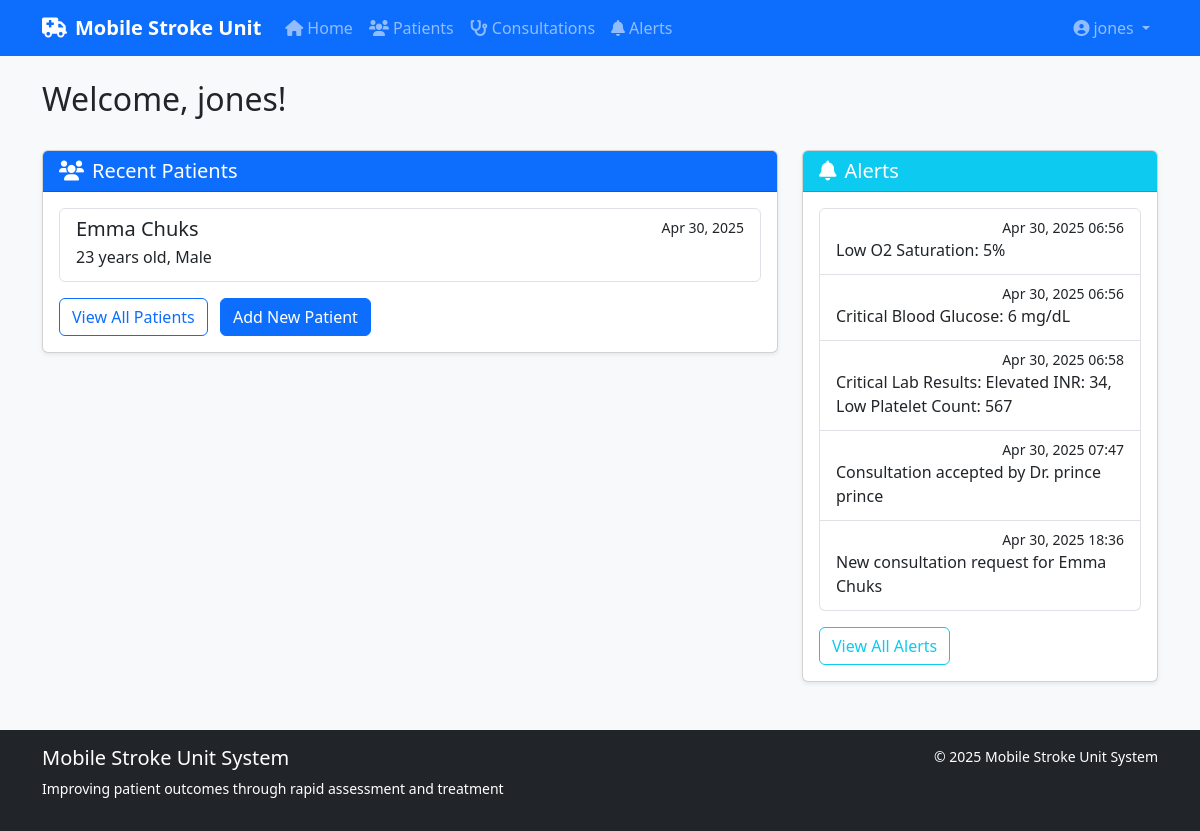
The app's page / (signed in) with its own data.
### stroke_app/models.py (models this page shows, shortened)
class Patient(models.Model):
    GENDER_CHOICES = (
        ('M', 'Male'),
        ('F', 'Female'),
        ('O', 'Other'),
    )
    first_name = models.CharField(max_length=100)
    last_name = models.CharField(max_length=100)
    age = models.IntegerField(validators=[MinValueValidator(0), MaxValueValidator(120)])
    gender = models.CharField(max_length=1, choices=GENDER_CHOICES)
    medical_history = models.TextField(blank=True)
    created_at = models.DateTimeField(auto_now_add=True)
    created_by = models.ForeignKey(User, on_delete=models.SET_NULL, null=True, related_name='created_patients')

class Alert(models.Model):
    PRIORITY_CHOICES = (
        ('low', 'Low'),
        ('medium', 'Medium'),
        ('high', 'High'),
        ('critical', 'Critical'),
    )
    TYPE_CHOICES = (
        ('vital_signs', 'Abnormal Vital Signs'),
        ('lab_results', 'Critical Lab Results'),
        ('imaging', 'Imaging Results Ready'),
        ('consultation', 'Consultation Request'),
        ('tpa', 'tPA Decision Required'),
        ('system', 'System Alert'),
    )
    patient = models.ForeignKey(Patient, on_delete=models.CASCADE, related_name='alerts', null=True, blank=True)
    consultation = models.ForeignKey(Consultation, on_delete=models.CASCADE, related_name='alerts', null=True, blank=True)
    created_at = models.DateTimeField(auto_now_add=True)
    priority = models.CharField(max_length=10, choices=PRIORITY_CHOICES, default='medium')
    alert_type = models.CharField(max_length=20, choices=TYPE_CHOICES)
    message = models.TextField()
    acknowledged = models.BooleanField(default=False)
    acknowledged_by = models.ForeignKey(User, on_delete=models.SET_NULL, null=True, blank=True, related_name='acknowledged_alerts')
    acknowledged_at = models.DateTimeField(null=True, blank=True)

### stroke_app/views.py (the view, shortened to what this page needs)
# urls.py: path('', views.home, name='home'),
def home(request):
    if request.user.is_authenticated:
        try:
            user_profile = request.user.profile
            role = user_profile.role
            alerts = Alert.objects.filter(acknowledged=False)
            context = {
                'alerts': alerts[:5],  # Limit to 5 alerts
                'role': role,  # Add role to context for template
            }
            if role == 'technician':
                patients = Patient.objects.filter(created_by=request.user).order_by('-created_at')[:5]
                consultations = Consultation.objects.filter(requested_by=request.user).order_by('-requested_at')[:5]
                context.update({
                    'patients': patients,
                    'consultations': consultations,
                })
            return render(request, 'home.html', context)
        except UserProfile.DoesNotExist:
            return render(request, 'profile_setup.html', {
                'no_profile': True,
                'message': 'Please complete your profile setup'
            })
    else:
        return render(request, 'home.html', {'not_authenticated': True})

### stroke_app/templates/home.html (shortened to what this page needs)
{% extends 'base.html' %}
{% block content %}
<div class="row mb-4">
    <div class="col">
        <h2>
            {% if user.is_authenticated %}
                Welcome, {{ user.get_full_name|default:user.username }}!
            {% else %}
                Welcome to the Mobile Stroke Unit System
            {% endif %}
        </h2>
    </div>
</div>
{% if user.is_authenticated %}
    {% if role == 'technician' %}
        <div class="row">
            <div class="col-md-8">
                <div class="card shadow-sm mb-4">
                    <div class="card-header bg-primary text-white">
                        <h5 class="mb-0"><i class="fas fa-users me-2"></i>Recent Patients</h5>
                    </div>
                    <div class="card-body">
                        {% if patients %}
                            <div class="list-group">
                                {% for patient in patients %}
                                    <a href="{% url 'patient_detail' patient.pk %}" class="list-group-item list-group-item-action">
                                        <div class="d-flex w-100 justify-content-between">
                                            <h5 class="mb-1">{{ patient.first_name }} {{ patient.last_name }}</h5>
                                            <small>{{ patient.created_at|date:"M d, Y" }}</small>
                                        </div>
                                        <p class="mb-1">{{ patient.age }} years old, {{ patient.get_gender_display }}</p>
                                    </a>
                                {% endfor %}
                            </div>
                            <div class="mt-3">
                                <a href="{% url 'patient_list' %}" class="btn btn-outline-primary">View All Patients</a>
                                <a href="{% url 'patient_create' %}" class="btn btn-primary ms-2">Add New Patient</a>
                            </div>
                        {% else %}
                            <p class="text-muted">No patients yet. <a href="{% url 'patient_create' %}">Add your first patient</a>.</p>
                        {% endif %}
                    </div>
                </div>
            </div>
            <div class="col-md-4">
                <div class="card shadow-sm mb-4">
                    <div class="card-header bg-info text-white">
                        <h5 class="mb-0"><i class="fas fa-bell me-2"></i>Alerts</h5>
                    </div>
                    <div class="card-body">
                        {% if alerts %}
                            <div class="list-group">
                                {% for alert in alerts %}
                                    <div class="list-group-item list-group-item-action">
                                        <div class="d-flex w-100 justify-content-between">
                                            <span class="badge bg-{{ alert.priority }}">{{ alert.get_priority_display }}</span>
                                            <small>{{ alert.created_at|date:"M d, Y H:i" }}</small>
                                        </div>
                                        <p class="mb-1">{{ alert.message }}</p>
                                    </div>
                                {% endfor %}
                            </div>
                            <div class="mt-3">
                                <a href="{% url 'alert_list' %}" class="btn btn-outline-info">View All Alerts</a>
                            </div>
                        {% else %}
                            <p class="text-muted">No active alerts.</p>
                        {% endif %}
                    </div>
                </div>
            </div>
        </div>
    {% endif %}
{% endif %}
{% endblock %}

### stroke_app/templates/base.html (shortened to what this page needs)
<!DOCTYPE html>
<html lang="en">
<head>
    <link href="https://cdn.jsdelivr.net/npm/bootstrap@5.3.0-alpha1/dist/css/bootstrap.min.css" rel="stylesheet">
    <link rel="stylesheet" href="https://cdnjs.cloudflare.com/ajax/libs/font-awesome/6.0.0-beta3/css/all.min.css">
</head>
<body>
    <nav class="navbar navbar-expand-lg navbar-dark bg-primary">
        <div class="container">
            <a class="navbar-brand" href="{% url 'home' %}">
                <i class="fas fa-ambulance me-2"></i>Mobile Stroke Unit
            </a>
            <div class="collapse navbar-collapse" id="navbarNav">
                <ul class="navbar-nav me-auto">
                    {% if user.is_authenticated %}
                        <li class="nav-item">
                            <a class="nav-link" href="{% url 'home' %}"><i class="fas fa-home me-1"></i>Home</a>
                        </li>
                        <li class="nav-item">
                            <a class="nav-link" href="{% url 'patient_list' %}"><i class="fas fa-users me-1"></i>Patients</a>
                        </li>
                        <li class="nav-item">
                            <a class="nav-link" href="{% url 'consultation_list' %}"><i class="fas fa-stethoscope me-1"></i>Consultations</a>
                        </li>
                        <li class="nav-item">
                            <a class="nav-link" href="{% url 'alert_list' %}"><i class="fas fa-bell me-1"></i>Alerts</a>
                        </li>
                    {% endif %}
                </ul>
                <ul class="navbar-nav">
                    {% if user.is_authenticated %}
                        <li class="nav-item dropdown">
                            <a class="nav-link dropdown-toggle" href="#" id="userDropdown" role="button" data-bs-toggle="dropdown">
                                <i class="fas fa-user-circle me-1"></i>{{ user.username }}
                            </a>
                        </li>
                    {% endif %}
                </ul>
            </div>
        </div>
    </nav>
    <div class="container my-4 main-content">
        {% block content %}{% endblock %}
    </div>
    <footer class="footer bg-dark text-white py-3">
        <div class="container">
            <div class="row">
                <div class="col-md-6">
                    <h5>Mobile Stroke Unit System</h5>
                    <p class="small">Improving patient outcomes through rapid assessment and treatment</p>
                </div>
                <div class="col-md-6 text-md-end">
                    <p class="mb-0 small">
                        &copy; {% now "Y" %} Mobile Stroke Unit System
                    </p>
                </div>
            </div>
        </div>
    </footer>
</body>
</html>

### stroke_app/templates/base.html (style rules this page uses)
body { min-height: 100vh; display: flex; flex-direction: column; background-color: #f8f9fa; }
.main-content { flex: 1; }
.navbar-brand { font-weight: bold; color: white; }
.footer { margin-top: auto; }

### records on screen
Patient: first_name "Emma", last_name "Chuks", created_at "Apr 30, 2025", age "23", gender "Male"
Alert: created_at "Apr 30, 2025 06:56", message "Low O2 Saturation: 5%"
Alert: created_at "Apr 30, 2025 06:56", message "Critical Blood Glucose: 6 mg/dL"
Alert: created_at "Apr 30, 2025 06:58", message "Critical Lab Results: Elevated INR: 34, Low Platelet Count: 567"
Alert: created_at "Apr 30, 2025 07:47", message "Consultation accepted by Dr. prince prince"
Alert: created_at "Apr 30, 2025 18:36", message "New consultation request for Emma Chuks"

### other values on screen
{{ user.username }} "jones"
{{ user.get_full_name|default:user.username }} "jones"
